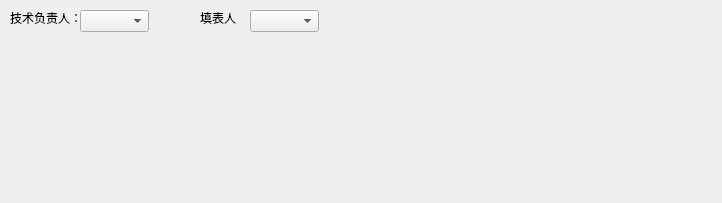
         <widget class="QWidget" name="CreateConFacyoryCardPage">
          <property name="geometry">
           <rect>
            <x>0</x>
            <y>0</y>
            <width>722</width>
            <height>203</height>
           </rect>
          </property>
          <attribute name="label">
           <string>5、建友商品混凝土出厂合格证</string>
          </attribute>
          <widget class="QLabel" name="label_14">
           <property name="geometry">
            <rect>
             <x>10</x>
             <y>10</y>
             <width>71</width>
             <height>16</height>
            </rect>
           </property>
           <property name="text">
            <string>技术负责人：</string>
           </property>
          </widget>
          <widget class="QComboBox" name="Project5Filler">
           <property name="geometry">
            <rect>
             <x>250</x>
             <y>10</y>
             <width>69</width>
             <height>22</height>
            </rect>
           </property>
          </widget>
          <widget class="QLabel" name="label_16">
           <property name="geometry">
            <rect>
             <x>200</x>
             <y>10</y>
             <width>51</width>
             <height>16</height>
            </rect>
           </property>
           <property name="text">
            <string>填表人</string>
           </property>
          </widget>
          <widget class="QComboBox" name="Project5Manager">
           <property name="geometry">
            <rect>
             <x>80</x>
             <y>10</y>
             <width>69</width>
             <height>22</height>
            </rect>
           </property>
          </widget>
         </widget>
